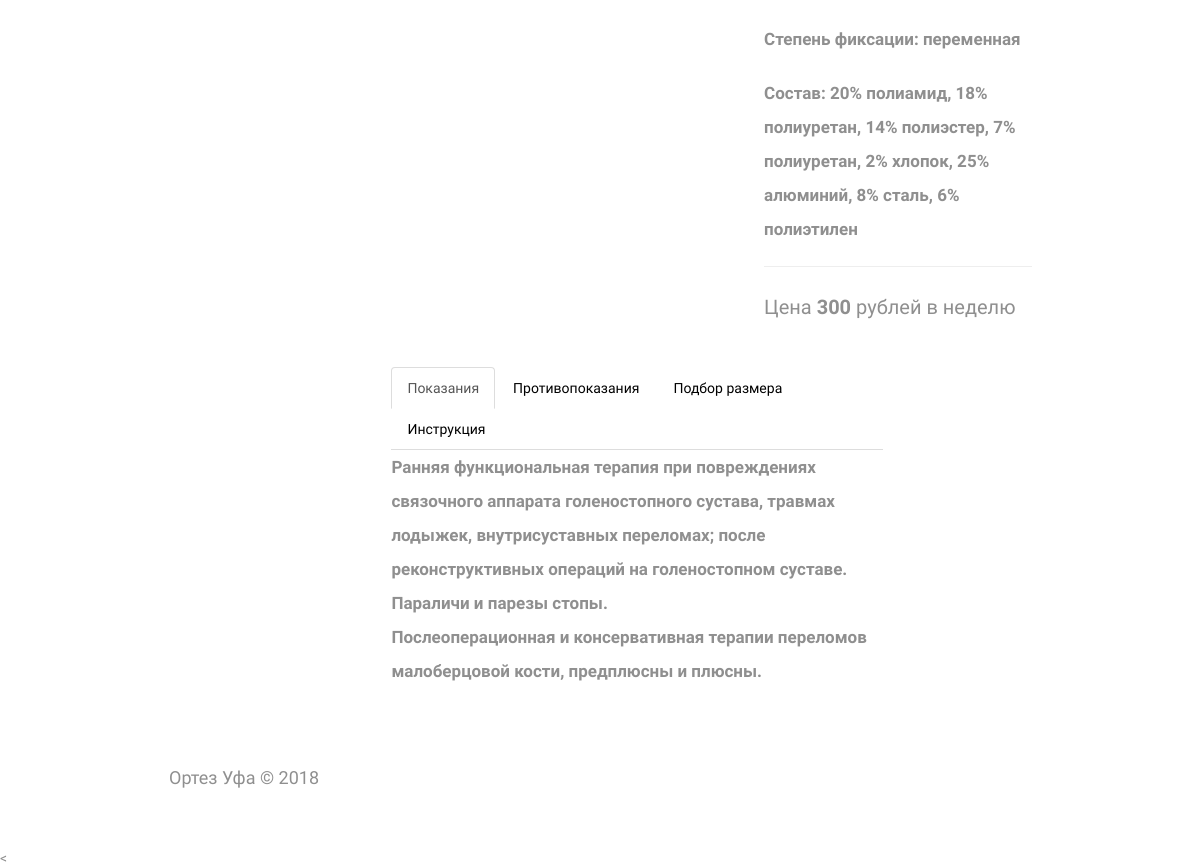
Page /product/has301/ (lower part) on the earlier database version.
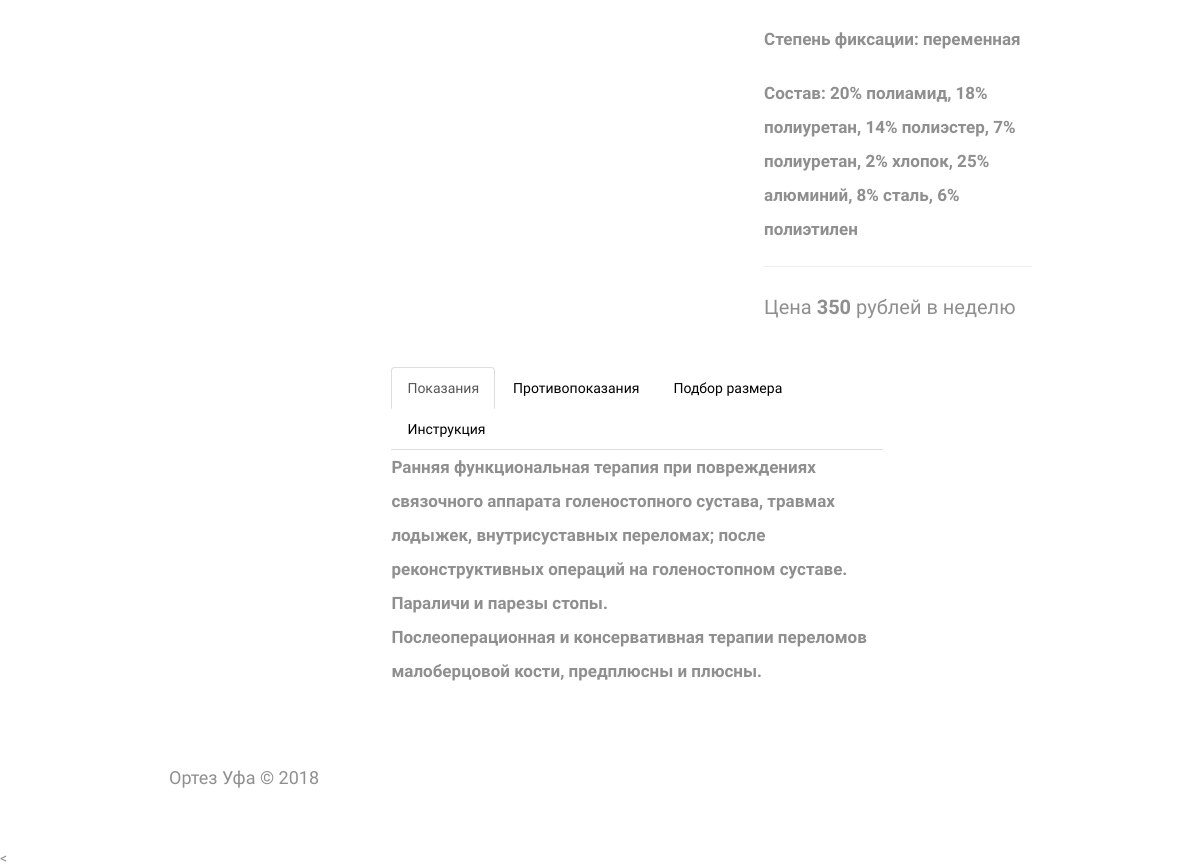
Same page on the later database version.
### ecomapp/models.py (models this page shows, shortened)
class Product(models.Model):
    category = models.ForeignKey(Category, on_delete=models.PROTECT)
    brand = models.ForeignKey(Brand, on_delete=models.PROTECT)
    title = models.CharField(max_length=120)
    slug = models.SlugField()
    description = models.TextField()
    image = models.ImageField(upload_to=image_folder)
    image2 = models.ImageField(upload_to=image_folder)
    indications = models.TextField(null=True)
    contraindications = models.TextField(null=True)
    selection_of_sizes = models.ImageField(upload_to=image_folder, null=True)
    price = models.DecimalField(max_digits=9, decimal_places=0)
    available = models.BooleanField(default=True)
    objects = ProductManager()
    instruction_title = models.CharField(max_length=30)
    instruction_pdf = models.FileField(upload_to=image_folder)

### ecomapp/views.py (the view, shortened to what this page needs)
# urls.py: re_path(r'^product/(?P<product_slug>[-\w]+)/$', product_view, name='product_detail'),
def product_view(request, product_slug):
    if request.method == 'GET':
        form = ContactForm()
    cart = Cart.objects.first()
    product = Product.objects.get(slug=product_slug)
    categories = Category.objects.all()
    context = {
        'product': product,
        'categorise': categories,
        'cart': cart,
        'form': form
    }
    return render(request, 'product.html', context)

### ecomapp/models.py (called while the page is built)
    def get_absolut_url(self):
        return reverse('category_detail', kwargs={'category_slug': self.slug})

### ecomapp/templates/product.html (shortened to what this page needs)
{%  extends "base.html" %}
{% block  content%}
<div class="container">
    <div class="row">
            <div class="col-sm-4">
                    <p> <strong>{{ product.description|linebreaks }}</strong></p>
                        <hr>
                  <P style="font-size: 20px">Цена <strong>{{ product.price }} </strong>  рублей в неделю</P>
            </div>
        <div class="col-md-3">
        </div>
         <div class="col-md-7">
            <div>
                  <ul class="nav nav-tabs" role="tablist">
                    <li role="presentation" class="active"><a href="#indication" aria-controls="indication" role="tab" data-toggle="tab">Показания</a></li>
                    <li role="presentation"><a href="#contraindications" aria-controls="contraindications" role="tab" data-toggle="tab">Противопоказания</a></li>
                    <li role="presentation"><a href="#selection_of_sizes" aria-controls="selection_of_sizes" role="tab" data-toggle="tab">Подбор размера</a></li>
                    <li role="presentation"><a href="#instruction" aria-controls="instruction" role="tab" data-toggle="tab">Инструкция</a></li>
                  </ul>
                  <div class="tab-content">
                    <div role="tabpanel" class="tab-pane active" id="indication">
                      <strong> {{ product.indications|linebreaks }} </strong>
                    </div>
                  </div>
                </div>
         </div>
    </div>
</div>
{% endblock content  %}

Differences in the rows shown:
changed Product: price "300" → "350"
